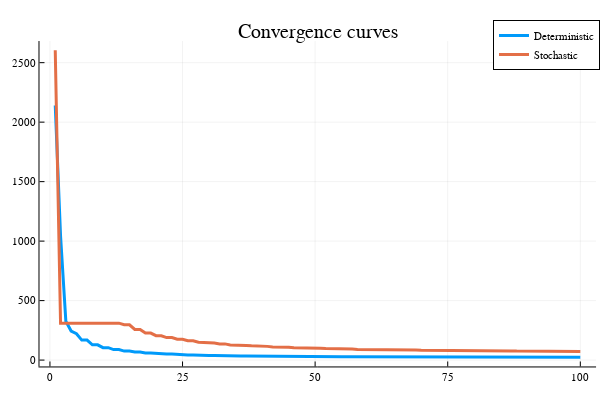

Source (notebook cell):
### Markdown cell above
**Question 6 :** Comparer les courbes de convergence du problème déterministe $$ \min_x f(x) = \max_{i=1\dots m}|\text{E} (a_i)^Tx-\text{E} (b_i) |,$$ et du problème stochastique obtenu avec $M=10,100,1000$ échantillons.

### Code cell
# Données
Abar=10*ones(m,n)+1*randn(m,n);
bbar=10*randn(m,1);

#x_0
xd = zeros(n,1); # problème déterministe
xs = xd; # problème stochastique

# Bruit et echantillon
M  = 100;
noise  = 4;

#j = 0;

fbestd =1e10; # $f_{best}^0$: cas d'une résolution déterministe
fbests =1e10; # $f_{best}^0$: cas d'une résolution stochastique
histod =[]; # Suite des itérés f_{best}^k pour le cas d'une résolution déterministe
histos =[]; # Suite des itérés f_{best}^k pour le cas d'une résolution stochastique

# Insérer votre code
for i in 1:100
    # Definition de alpha
    alpha = 1/i
    
    # Calcul du sous-gradient 
    deltafd = subgrad(Abar,bbar,xd)
    deltafs = subgrads(Abar,bbar,noise,xs,M)
    
    # Mise à jour des x
    xd = xd - alpha*deltafd
    xs = xd - alpha*deltafs
    
    # Mise à jour des fbest
    fbestd = min(fbestd,findmax(abs.(Abar*xd-bbar))[1])
    fbests = min(fbests,fvals(Abar,bbar,noise,xs,M))
    append!(histod,fbestd)
    append!(histos,fbests)
end

# Fin insérer code
#Affichage
#plotly();
iter=1:100;
hf=[histod,histos];
plot(iter,hf,title="Convergence curves",label=["Deterministic" "Stochastic"],lw=3)

### Figure 1 — Plotly figure (JSON) as saved in the notebook; plotly's stock layout.template omitted (floating-point values rounded to 4 significant figures)
{"data": [{"colorbar": {"title": ""}, "legendgroup": "Deterministic", "line": {"color": "rgba(0, 154, 250, 1.000)", "dash": "solid", "shape": "linear", "width": 3}, "mode": "lines", "name": "Deterministic", "showlegend": true, "type": "scatter", "x": [1, 2, 3, 4, 5, 6, 7, 8, 9, 10, 11, 12, 13, 14, 15, 16, 17, 18, 19, 20, 21, 22, 23, 24, 25, 26, 27, 28, 29, 30, 31, 32, 33, 34, 35, 36, 37, 38, 39, 40, 41, 42, 43, 44, 45, 46, 47, 48, 49, 50, 51, 52, 53, 54, 55, 56, 57, 58, 59, 60, 61, 62, 63, 64, 65, 66, 67, 68, 69, 70, 71, 72, 73, 74, 75, 76, 77, 78, 79, 80, 81, 82, 83, 84, 85, 86, 87, 88, 89, 90, 91, 92, 93, 94, 95, 96, 97, 98, 99, 100], "xaxis": "x", "y": [2140.0, 1044.0, 325.7, 244.2, 221.5, 167.9, 167.9, 128.3, 128.3, 104.5, 104.5, 88.12, 88.12, 75.49, 75.49, 67.65, 67.65, 60.43, 60.43, 55.12, 55.12, 50.21, 50.21, 46.01, 46.01, 43.7, 43.7, 40.45, 40.45, 38.75, 38.75, 36.73, 36.73, 34.05, 34.05, 33.99, 33.99, 33.99, 33.99, 33.58, 33.58, 31.81, 31.81, 30.93, 30.93, 29.8, 29.8, 29.8, 29.8, 29.64, 29.64, 28.43, 28.43, 28.08, 28.08, 27.34, 27.34, 26.28, 26.28, 26.28, 26.28, 26.28, 26.28, 26.28, 26.28, 26.28, 26.28, 25.7, 25.7, 25.55, 25.55, 25.05, 25.05, 24.43, 24.43, 24.43, 24.43, 24.43, 24.43, 24.43, 24.43, 24.43, 24.43, 24.43, 24.43, 24.43, 24.43, 24.43, 24.43, 24.11, 24.11, 24.11, 24.11, 24.11, 24.11, 24.11, 24.11, 23.85, 23.85, 23.85], "yaxis": "y", "zmax": null, "zmin": null}, {"colorbar": {"title": ""}, "legendgroup": "Stochastic", "line": {"color": "rgba(227, 111, 71, 1.000)", "dash": "solid", "shape": "linear", "width": 3}, "mode": "lines", "name": "Stochastic", "showlegend": true, "type": "scatter", "x": [1, 2, 3, 4, 5, 6, 7, 8, 9, 10, 11, 12, 13, 14, 15, 16, 17, 18, 19, 20, 21, 22, 23, 24, 25, 26, 27, 28, 29, 30, 31, 32, 33, 34, 35, 36, 37, 38, 39, 40, 41, 42, 43, 44, 45, 46, 47, 48, 49, 50, 51, 52, 53, 54, 55, 56, 57, 58, 59, 60, 61, 62, 63, 64, 65, 66, 67, 68, 69, 70, 71, 72, 73, 74, 75, 76, 77, 78, 79, 80, 81, 82, 83, 84, 85, 86, 87, 88, 89, 90, 91, 92, 93, 94, 95, 96, 97, 98, 99, 100], "xaxis": "x", "y": [2604.0, 310.3, 310.3, 310.3, 310.3, 310.3, 310.3, 310.3, 310.3, 310.3, 310.3, 310.3, 310.3, 296.9, 296.9, 257.7, 257.7, 227.3, 227.3, 204.8, 204.8, 189.0, 189.0, 175.0, 175.0, 162.2, 162.2, 150.6, 150.6, 144.3, 144.3, 136.1, 136.1, 126.8, 126.8, 123.5, 123.5, 120.0, 120.0, 115.3, 115.3, 110.6, 110.6, 107.3, 107.3, 104.1, 104.1, 101.9, 101.9, 99.42, 99.42, 96.44, 96.44, 92.69, 92.69, 92.69, 92.69, 89.81, 89.81, 89.43, 89.43, 89.43, 89.43, 87.67, 87.67, 85.86, 85.86, 84.71, 84.71, 83.27, 83.27, 82.49, 82.49, 79.04, 79.04, 79.04, 79.04, 78.81, 78.81, 77.94, 77.94, 77.73, 77.73, 77.28, 77.28, 77.28, 77.28, 75.68, 75.68, 74.88, 74.88, 74.88, 74.88, 73.61, 73.61, 73.61, 73.61, 73.03, 73.03, 72.08], "yaxis": "y", "zmax": null, "zmin": null}], "layout": {"annotations": [{"font": {"color": "rgba(0, 0, 0, 1.000)", "family": "sans-serif", "size": 20}, "rotation": 0, "showarrow": false, "text": "Convergence curves", "x": 0.5296, "xanchor": "center", "xref": "paper", "y": 1, "yanchor": "top", "yref": "paper"}], "height": 400, "legend": {"bgcolor": "rgba(255, 255, 255, 1.000)", "bordercolor": "rgba(0, 0, 0, 1.000)", "borderwidth": 1, "font": {"color": "rgba(0, 0, 0, 1.000)", "family": "sans-serif", "size": 11}, "title": {"font": {"color": "rgba(0, 0, 0, 1.000)", "family": "sans-serif", "size": 15}, "text": ""}, "tracegroupgap": 0, "traceorder": "normal", "x": 1, "xanchor": "auto", "y": 1, "yanchor": "auto"}, "margin": {"b": 20, "l": 0, "r": 0, "t": 20}, "paper_bgcolor": "rgba(255, 255, 255, 1.000)", "plot_bgcolor": "rgba(255, 255, 255, 1.000)", "showlegend": true, "width": 600, "xaxis": {"anchor": "y", "domain": [0.06582, 0.9934], "gridcolor": "rgba(0, 0, 0, 0.100)", "gridwidth": 0.5, "linecolor": "rgba(0, 0, 0, 1.000)", "mirror": false, "range": [-1.97, 103.0], "showgrid": true, "showline": true, "showticklabels": true, "tickangle": 0, "tickcolor": "rgb(0, 0, 0)", "tickfont": {"color": "rgba(0, 0, 0, 1.000)", "family": "sans-serif", "size": 11}, "tickmode": "array", "ticks": "inside", "ticktext": ["0", "25", "50", "75", "100"], "tickvals": [0, 25, 50, 75, 100], "title": "", "titlefont": {"color": "rgba(0, 0, 0, 1.000)", "family": "sans-serif", "size": 15}, "type": "-", "visible": true, "zeroline": false, "zerolinecolor": "rgba(0, 0, 0, 1.000)"}, "yaxis": {"anchor": "x", "domain": [0.03762, 0.9415], "gridcolor": "rgba(0, 0, 0, 0.100)", "gridwidth": 0.5, "linecolor": "rgba(0, 0, 0, 1.000)", "mirror": false, "range": [-53.56, 2682.0], "showgrid": true, "showline": true, "showticklabels": true, "tickangle": 0, "tickcolor": "rgb(0, 0, 0)", "tickfont": {"color": "rgba(0, 0, 0, 1.000)", "family": "sans-serif", "size": 11}, "tickmode": "array", "ticks": "inside", "ticktext": ["0", "500", "1000", "1500", "2000", "2500"], "tickvals": [0, 500, 1000, 1500, 2000, 2500], "title": "", "titlefont": {"color": "rgba(0, 0, 0, 1.000)", "family": "sans-serif", "size": 15}, "type": "-", "visible": true, "zeroline": false, "zerolinecolor": "rgba(0, 0, 0, 1.000)"}}}
